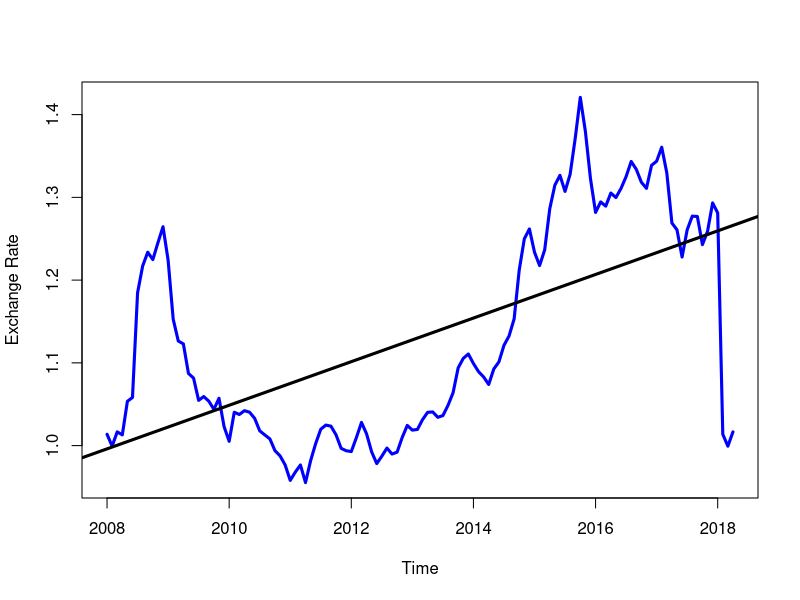
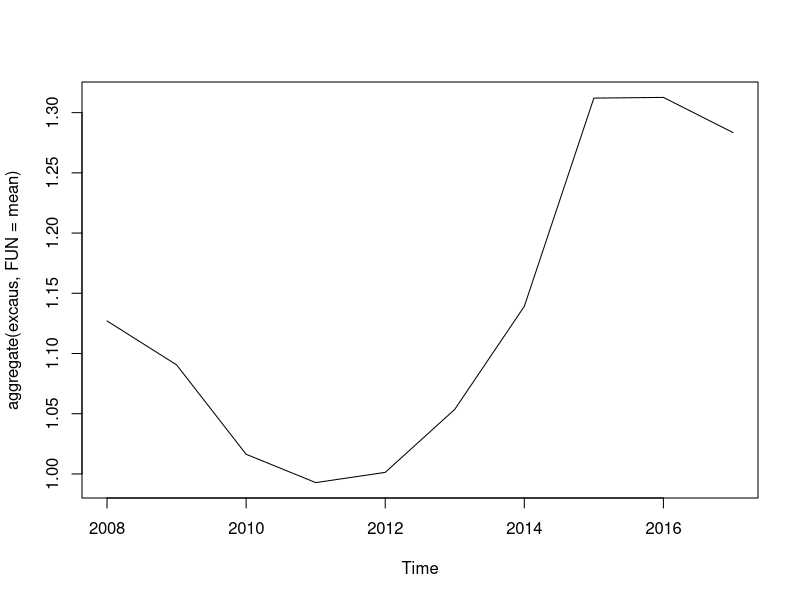
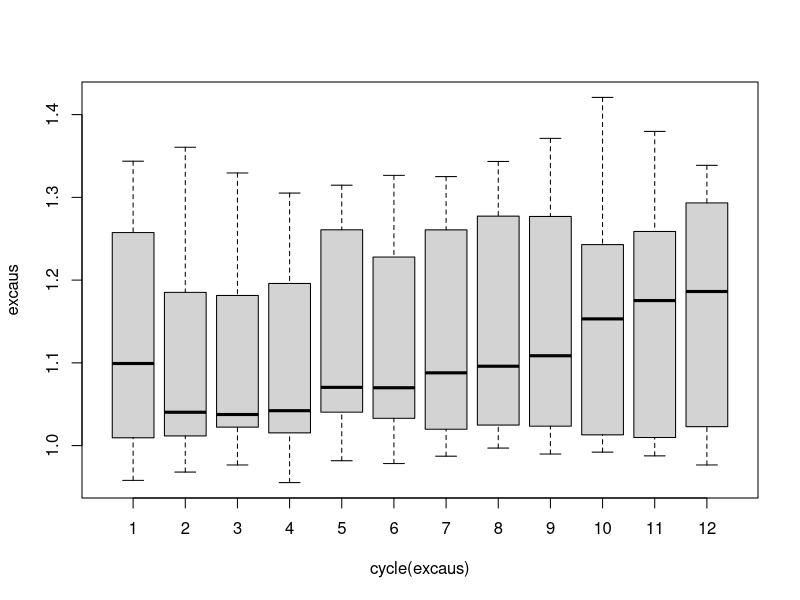
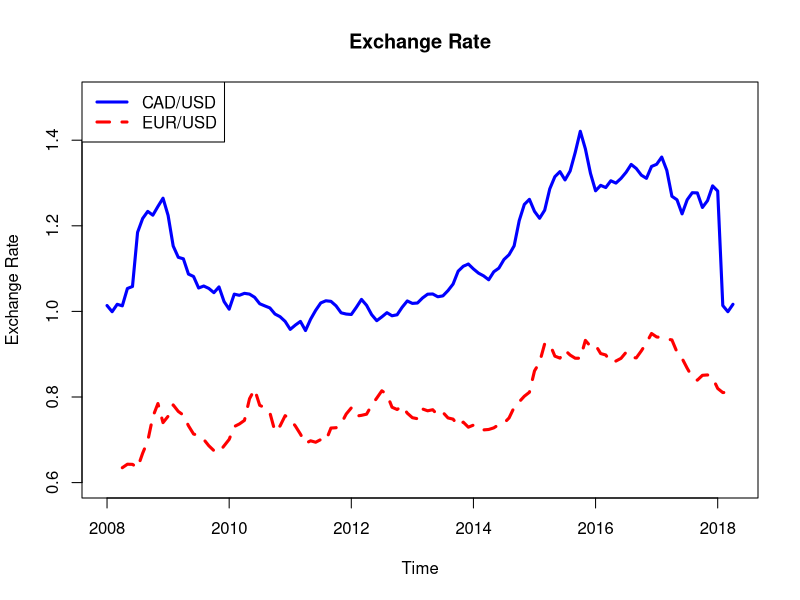
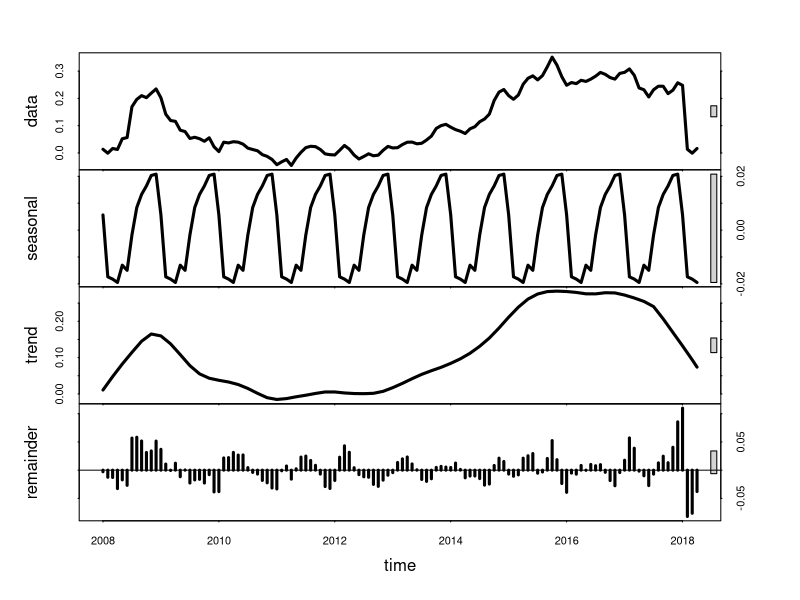

These figures' R source, in order:
# Time series and forecasting

setwd("D:/Documents (Louis Booth)/R/data")
excaus <- read.csv("EXCAUS.csv", stringsAsFactors = FALSE)
head(excaus)
str(excaus)
excaus$DATE <- as.Date(excaus$DATE)
excaus$Time <- format(excaus$DATE, format="%y/%m")
excaus <- excaus[,c(3,2)]

excaus1 <- mean(excaus[excaus$Time > 16/01,2])

# Use ts() function
excaus <- ts(excaus$EXCAUS, start=c(2008, 1), end=c(2018, 4), frequency=12)
str(excaus)
start(excaus)
end(excaus)
frequency(excaus)
summary(excaus)

plot(excaus, col="blue", lwd=3, ylab="Exchange Rate")
abline(reg=lm(excaus~time(excaus)), lwd=3)

# display yearly averages
plot(aggregate(excaus, FUN=mean))

# Box plot across months will give us a sense of seasonal effect
boxplot(excaus~cycle(excaus))

exuseu <- read.csv("EXUSEU.csv", stringsAsFactors = FALSE)
exeuus <- (exuseu$DEXUSEU)^(-1)
exeuus <- ts(exeuus, start=c(2008, 4), end=c(2018, 3), frequency=12)
plot(excaus, col="blue", lwd=3, ylim=c(0.6,1.5), ylab="Exchange Rate")
lines(exeuus, col="red", lty=2, lwd=3)

legend("topleft", legend=c("CAD/USD", "EUR/USD"), col=c("blue", "red"), lty=c(1,2), lwd=3)

title(main="Exchange Rate")

# Seasonal Decomposition

# A time series with additive trend, seasonal, and irregular component can be decomposed
# using the stl() function

# For additive time series
# Yt=St+Tt+Et
# For multiplicative time series
# Yt=St*Tt*Et

# Note that a series with multiplicative effects can often be transformed
# into series with additive effects through a log transformation (i.e., newts <- log(myts))

# Seasonal Decomposition
seasDecom <- stl(log(excaus), s.window="periodic")
plot(seasDecom, lwd=3)

summary(seasDecom)
seasDecom

# Use gdp data from https://fred.stlouisfed.org/series/GDP